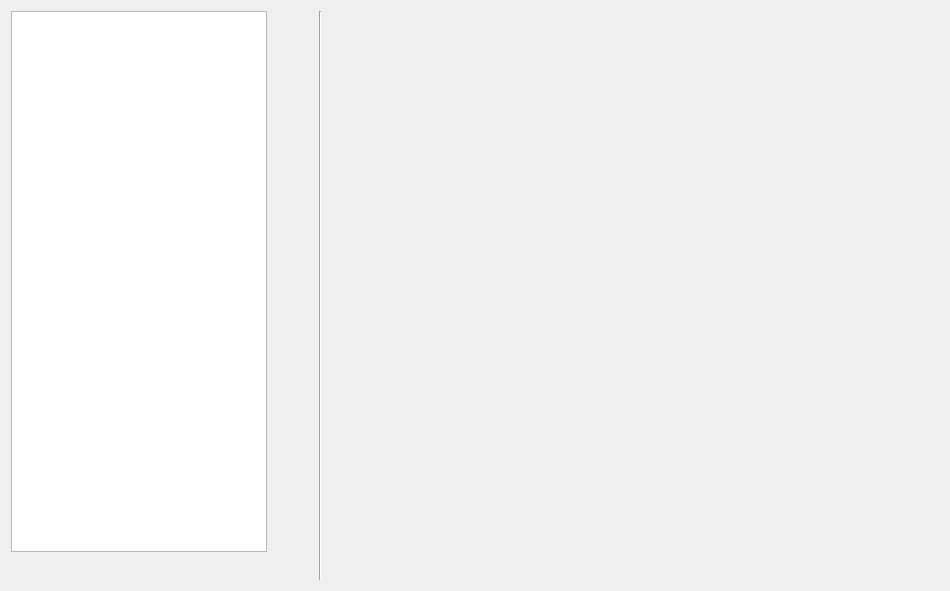
<?xml version="1.0" encoding="UTF-8"?>
<ui version="4.0">
 <class>YMainWindowClass</class>
 <widget class="QMainWindow" name="YMainWindowClass">
  <property name="geometry">
   <rect>
    <x>0</x>
    <y>0</y>
    <width>950</width>
    <height>591</height>
   </rect>
  </property>
  <property name="windowTitle">
   <string>YMainWindow</string>
  </property>
  <widget class="QWidget" name="centralWidget">
   <layout class="QHBoxLayout" name="horizontalLayout">
    <item>
     <layout class="QVBoxLayout" name="LeftLayout">
      <property name="sizeConstraint">
       <enum>QLayout::SizeConstraint::SetNoConstraint</enum>
      </property>
      <item>
       <widget class="QListWidget" name="ModeListWidget">
        <property name="sizePolicy">
         <sizepolicy hsizetype="Minimum" vsizetype="Expanding">
          <horstretch>0</horstretch>
          <verstretch>0</verstretch>
         </sizepolicy>
        </property>
       </widget>
      </item>
      <item>
       <layout class="QHBoxLayout" name="horizontalLayout_2">
        <item alignment="Qt::AlignmentFlag::AlignLeft">
         <widget class="QPushButton" name="LeftSettingPushButton">
          <property name="toolTip">
           <string>设置</string>
          </property>
          <property name="text">
           <string/>
          </property>
          <property name="icon">
           <iconset resource="../Res.qrc">
            <normaloff>:/Icons/Resource/Icons/gear-duotone.svg</normaloff>:/Icons/Resource/Icons/gear-duotone.svg</iconset>
          </property>
          <property name="iconSize">
           <size>
            <width>32</width>
            <height>32</height>
           </size>
          </property>
          <property name="flat">
           <bool>true</bool>
          </property>
         </widget>
        </item>
        <item alignment="Qt::AlignmentFlag::AlignRight">
         <widget class="QPushButton" name="PushButtonHideList">
          <property name="sizePolicy">
           <sizepolicy hsizetype="Minimum" vsizetype="Minimum">
            <horstretch>0</horstretch>
            <verstretch>0</verstretch>
           </sizepolicy>
          </property>
          <property name="toolTip">
           <string>收起侧边栏</string>
          </property>
          <property name="text">
           <string/>
          </property>
          <property name="icon">
           <iconset resource="../Res.qrc">
            <normaloff>:/Icons/Resource/Icons/arrow-square-left-fill.svg</normaloff>:/Icons/Resource/Icons/arrow-square-left-fill.svg</iconset>
          </property>
          <property name="iconSize">
           <size>
            <width>32</width>
            <height>32</height>
           </size>
          </property>
          <property name="flat">
           <bool>true</bool>
          </property>
         </widget>
        </item>
       </layout>
      </item>
     </layout>
    </item>
    <item>
     <layout class="QVBoxLayout" name="RightLayout">
      <item>
       <widget class="QPushButton" name="PushButtonShowList">
        <property name="toolTip">
         <string>展开侧边栏</string>
        </property>
        <property name="text">
         <string/>
        </property>
        <property name="icon">
         <iconset resource="../Res.qrc">
          <normaloff>:/Icons/Resource/Icons/arrow-square-right-fill.svg</normaloff>:/Icons/Resource/Icons/arrow-square-right-fill.svg</iconset>
        </property>
        <property name="iconSize">
         <size>
          <width>32</width>
          <height>32</height>
         </size>
        </property>
        <property name="flat">
         <bool>true</bool>
        </property>
       </widget>
      </item>
      <item alignment="Qt::AlignmentFlag::AlignTop">
       <widget class="QPushButton" name="RightSettingPushButton">
        <property name="toolTip">
         <string>设置</string>
        </property>
        <property name="text">
         <string/>
        </property>
        <property name="icon">
         <iconset resource="../Res.qrc">
          <normaloff>:/Icons/Resource/Icons/gear-duotone.svg</normaloff>:/Icons/Resource/Icons/gear-duotone.svg</iconset>
        </property>
        <property name="iconSize">
         <size>
          <width>32</width>
          <height>32</height>
         </size>
        </property>
        <property name="flat">
         <bool>true</bool>
        </property>
       </widget>
      </item>
     </layout>
    </item>
    <item>
     <widget class="Line" name="line">
      <property name="orientation">
       <enum>Qt::Orientation::Vertical</enum>
      </property>
     </widget>
    </item>
    <item>
     <layout class="QVBoxLayout" name="StackedWidgetBox">
      <item>
       <widget class="QStackedWidget" name="StackedWidget">
        <property name="enabled">
         <bool>true</bool>
        </property>
        <property name="currentIndex">
         <number>-1</number>
        </property>
       </widget>
      </item>
     </layout>
    </item>
   </layout>
  </widget>
 </widget>
 <layoutdefault spacing="6" margin="11"/>
 <resources>
  <include location="../Res.qrc"/>
 </resources>
 <connections/>
</ui>
